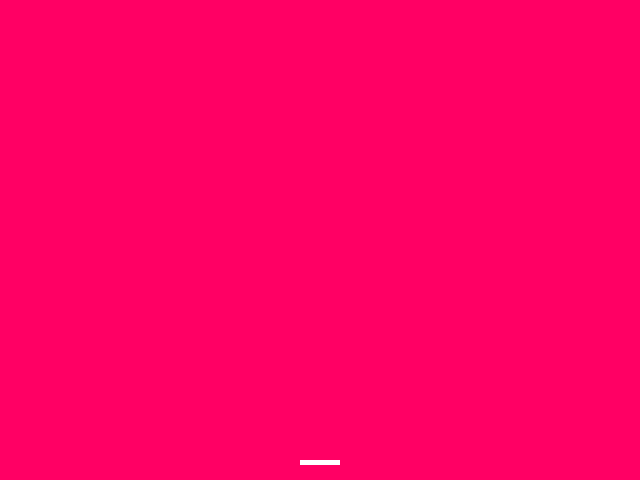
Frame 1 (no input)
Frame 60 (no input): identical to frame 1, image omitted
Frame 120 (the mouse pressed at the canvas centre since frame 60): identical to frame 1, image omitted

The p5.js sketch that drew this single still picture (run headless with seeded random() and noise() and a simulated clock; from frame 60 on, the mouse is pressed at the canvas centre):

// p5.js sketch
// ── sketch.js
/* code of the game */

var posX, posY;
var cursorW, cursorH;

function setup(){
    createCanvas(640, 480);
    fill(255);
    noStroke();

    cursorW = 40;
    cursorH = 5;
    posX = width/2 - cursorW/2;
    posY = height - 20;
}


function draw() {

    /* input things from sensors */
    inputStuff();

    /* calculate math things first */
    calculateStuff();

    /* display what you calculated */
    displayStuff();
}

function inputStuff(){
    if (keyIsDown(LEFT_ARROW)) {
        posX -= 10;
        if (posX <= 0){
            posX = 0;
        }
    } else if(keyIsDown(RIGHT_ARROW)) {
        posX += 10;
        if (posX >= width - cursorW){
            posX = width - cursorW;
        }
    }
}



function calculateStuff(){

}


function displayStuff(){
    clear();
    background(255, 0, 100);
    rect(posX, posY, cursorW, cursorH);
}

// ── style.css
html{
    background: #efefef;
}

body.container{
    width: 640px;
    padding: 20px;
    margin: 50px auto 0 auto;
    background: #fff;
    border-radius: 5px;
}

h1{
    margin: 0;
    padding: 0;
}
